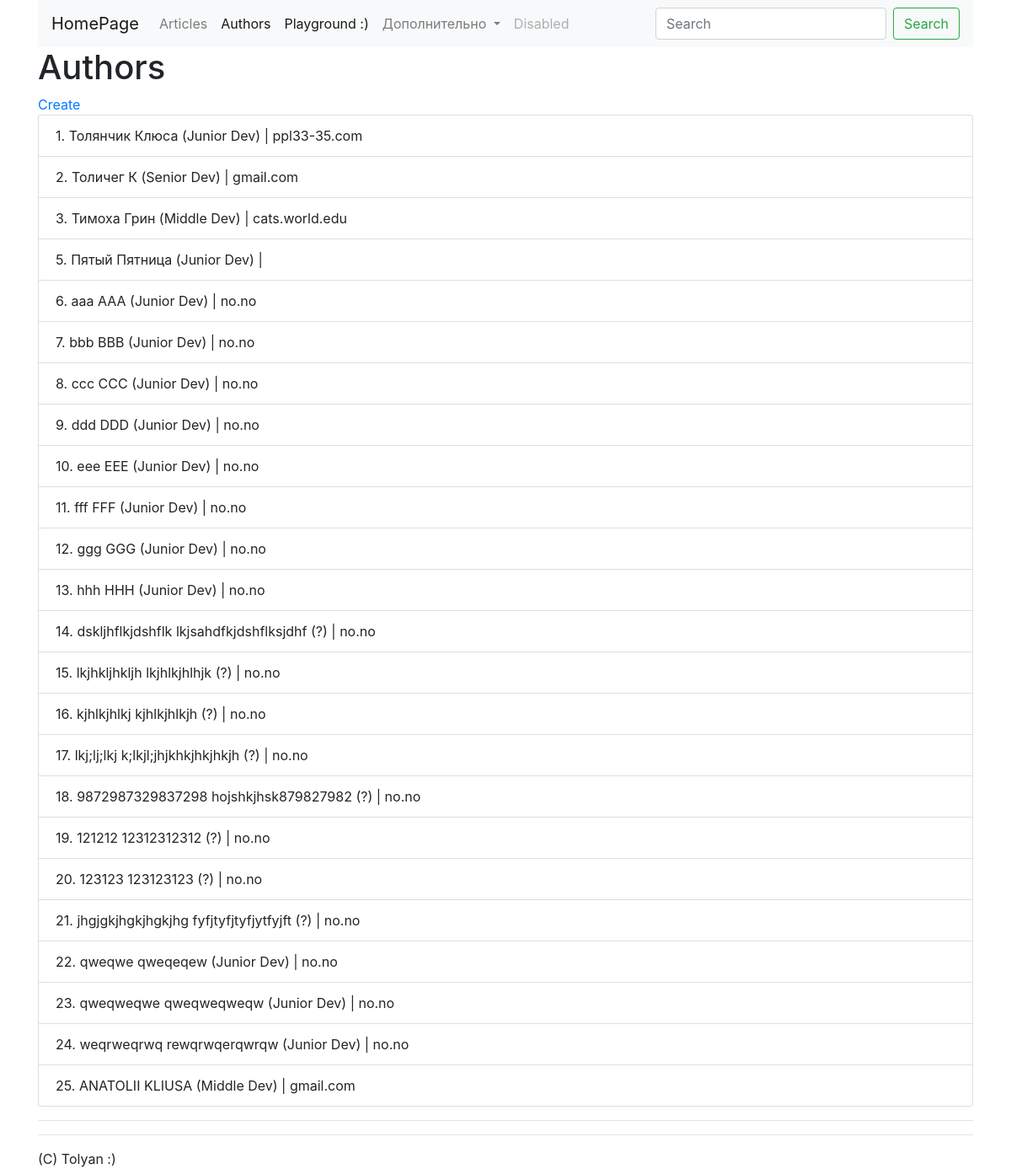
/authors/, run on an earlier commit of the app's database.
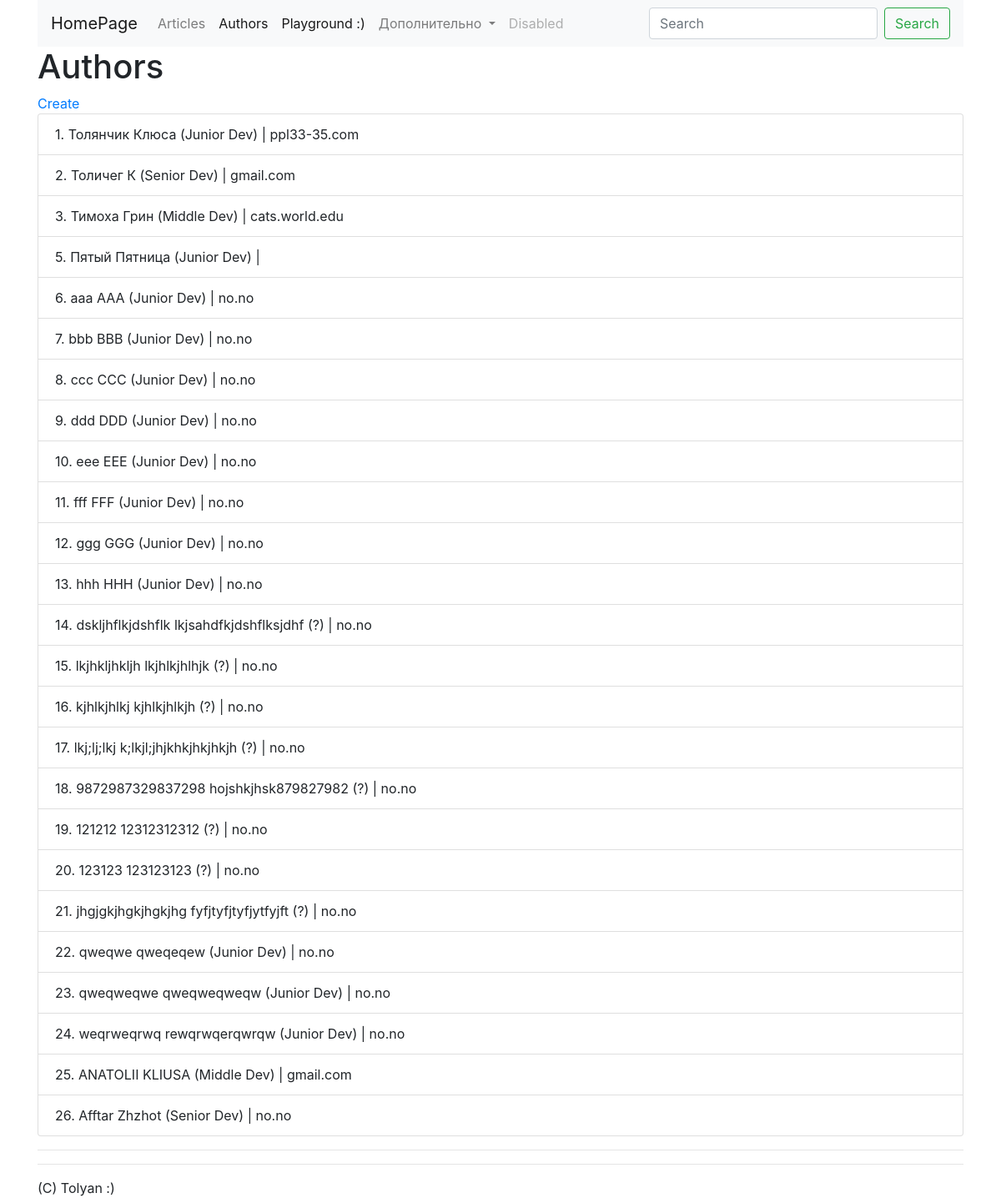
And on a later commit of the database.
### authors/models.py (models this page shows)
class Author(models.Model):
    objects = None
    class Meta:
        verbose_name = 'Аффтар'
        verbose_name_plural = 'Аффтары'
    LEVELS = (
        ('J', 'Junior Dev'),
        ('M', 'Middle Dev'),
        ('S', 'Senior Dev')
    )
    DICT_LEVELS = {
        x[0]: x[1] for x in LEVELS
    }
    first_name = models.CharField(max_length=50)
    last_name = models.CharField(max_length=50)
    email = models.EmailField(null=True, default='none@no.no', blank='')
    level = models.CharField(max_length=1, choices=LEVELS, default=LEVELS[0][0])
    def __str__(self):
        level_desc = self.DICT_LEVELS[self.level] if self.level else '?'
        return (
            f'{self.first_name} {self.last_name} ({level_desc})'
        )

### authors/views.py (the view)
# urls.py: path('', views.IndexView.as_view(), name='index'),
class IndexView(ListView):
    template_name = 'authors/index.html'
    model = Author
    context_object_name = 'authors'

### authors/templatetags/email_domain.py (called while the page is built)
@register.filter
@stringfilter
def cut_email_domain(value):
    if '@' in value:
        return value.partition('@')[2]
    else:
        return ''

### authors/templates/authors/index.html (shortened to what this page needs)
{% extends 'homepage/base.html' %}
{% load email_domain %}
{% block body %}
<h1>Authors</h1>
<a href="{% url 'authors:create' %}">Create</a>
<div>
    <ul class="list-group">
        {% for author in authors %}
            <li class="list-group-item">
                {{ author.id }}. {{ author }} | {{ author.email|cut_email_domain }}
            </li>
        {% endfor %}
    </ul>
    <hr>
</div>
{% endblock %}

What changed in the data, as far as the page shows it:
added Author: id "26", level+first_name+last_name "Afftar Zhzhot (Senior Dev)", email "no.no"
